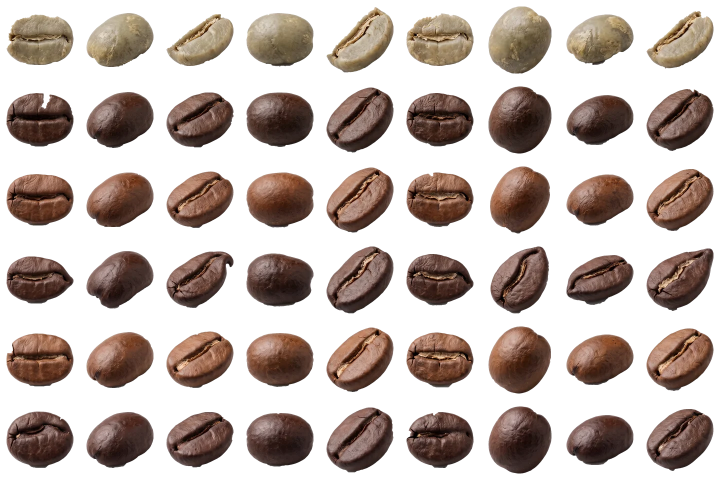
#> input picture site/assets/img/beans.webp, 1440 x 960 px, given in place of nhan-xanh.png, which was not available (shown at 1/2 size)
$ python encode.py
#> lines starting #> are read from the running program, lines starting #| are printed output that depends on the picture; after the words box and inside, x2 and y2 are one past the last pixel; in counts of white or black regions, pixels touching at a corner belong together
#> in bean_atlas, `atlas = Image.new('RGBA', (cell * 9, cell * len(sets)), (0, 0, 0, 0))`: atlas: PIL image 1440x960 RGBA; every value is 0
"""MỘT GIỌT: work/ + inbox/ -> assets/img/*.webp

- beans.webp     atlas, 6 rows (green, robusta, arabica, excelsa, catimor, culi) x 9 beans, 160 px cells
- fly-*.webp     single cut-out pieces that float in the ĐẤT / NƯỚC chapters (cherries, leaves, ice)
- <name>.webp    single cut-outs (phin, goi-xe, ly-sua-da, nam-dam, nam-vua), plus -m for phones
- full-bleed photos are cropped so the Gemini corner mark is cut away (healing left smudges)
usage: python -I tools/encode.py   (run from the build folder)
"""
import json
import os
import numpy as np
from PIL import Image, ImageFilter
from scipy import ndimage

ROOT = os.path.dirname(os.path.dirname(os.path.abspath(__file__)))
CUT, INBOX, OUT = (os.path.join(ROOT, p) for p in ('work/cut', 'inbox', 'assets/img'))
os.makedirs(OUT, exist_ok=True)
report = []


# [10 lines left out: function save, not called in this run]


def components(rgba, n=None, min_frac=0.0015):
    """Split a cut-out into its separate pieces (largest first), dropping specks and the corner mark."""
#> called with n = 9, min_frac = 0.0015
    a = np.asarray(rgba.getchannel('A')) > 100
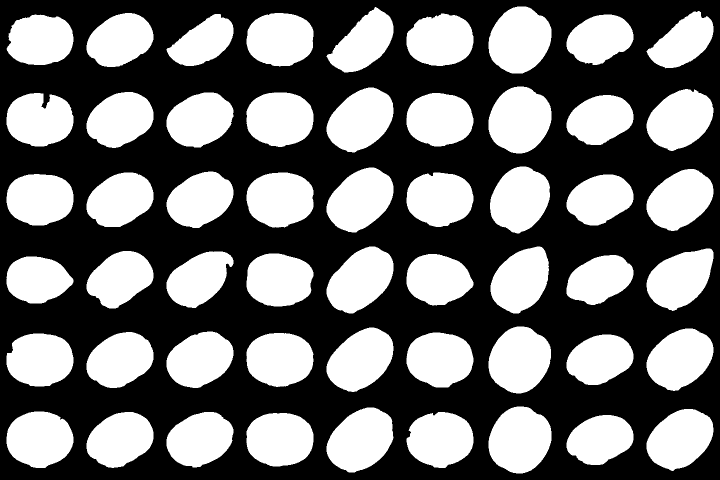
#> a: shape (960, 1440) bool (shown at 1/2 size); 43.5% white; 54 white regions, largest, box (x1, y1, x2, y2) and area: (977, 173, 1103, 307) 12915, (977, 813, 1103, 947) 12886, (977, 13, 1103, 147) 12827
    lab, k = ndimage.label(ndimage.binary_closing(a, iterations=2))
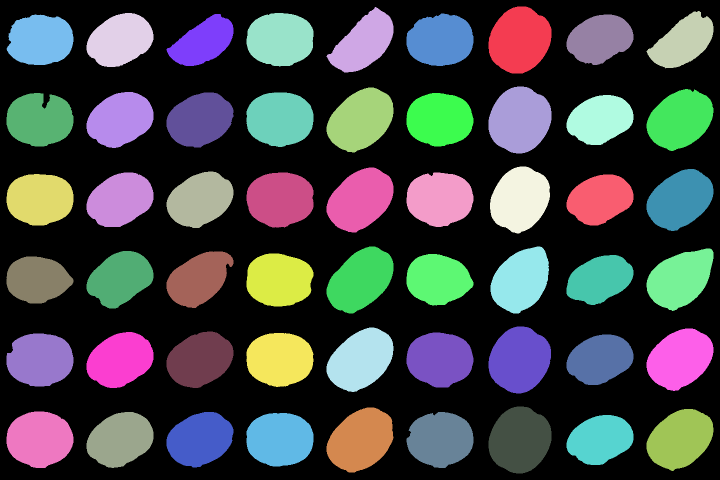
#> lab: shape (960, 1440) int32 (shown at 1/2 size); 55 distinct labels, from 0 to 54; one colour per label, 0 black
#> k = 54
    H, W = a.shape
#> H = 960; W = 1440
    pieces = []
    for i, sl in enumerate(ndimage.find_objects(lab), 1):
        area = int((lab[sl] == i).sum())
        if area < min_frac * W * H:
            continue
        cy, cx = (sl[0].start + sl[0].stop) / 2, (sl[1].start + sl[1].stop) / 2
        if cx > W * 0.85 and cy > H * 0.82 and area < 0.01 * W * H:
            continue  # the ✦ in the corner
        m = (lab[sl] == i)
        piece = np.asarray(rgba)[sl].copy(); piece[..., 3] = (piece[..., 3] * m).astype(np.uint8)
        pieces.append((area, cy, cx, Image.fromarray(piece, 'RGBA')))
#> this loop made 54 passes
#> (area, cy, cx) on passes 1 to 12: (12827, 80, 1040), (9926, 79.5, 720), (8993, 79.5, 1360), (10522, 80, 240), (11620, 79.5, 560), (11117, 79.5, 880), (8420, 80, 400), (10803, 79.5, 80), (9754, 79.5, 1200), (12917, 240, 1040), (12206, 240, 720), (11799, 240, 1360)
#> pass 1, in components, `m = (lab[sl] == i)`:
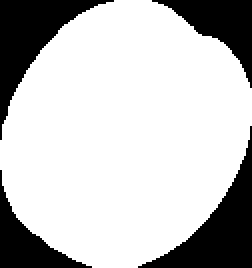
#> m: shape (134, 126) bool (shown 2 times larger); 76% white; 4 black regions, box (x1, y1, x2, y2) and area: (69, 63, 126, 134) 1299, (0, 0, 57, 70) 1232, (76, 0, 126, 44) 833, (0, 85, 46, 134) 693
#> pass 1, in components, `piece = np.asarray(rgba)[sl].copy()`:
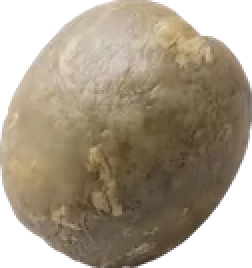
#> piece: shape (134, 126, 4) (shown 2 times larger); mean R, G, B, A 120.4, 108.2, 89.3, 193.2; transparent parts drawn white
#> after the loop:
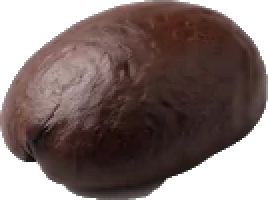
#> piece: shape (100, 134, 4) (shown 2 times larger); mean R, G, B, A 69.4, 52.6, 49.8, 186.1; transparent parts drawn white
#> after the loop, pieces = 53 items
    pieces.sort(key=lambda t: -t[0])
    return pieces[:n] if n else pieces


def fit(im, cell, pad=0.08):
    s = cell * (1 - 2 * pad) / max(im.size)
    im = im.resize((max(1, round(im.width * s)), max(1, round(im.height * s))), Image.LANCZOS)
    c = Image.new('RGBA', (cell, cell), (0, 0, 0, 0)); c.alpha_composite(im, ((cell - im.width) // 2, (cell - im.height) // 2))
    return c


def bean_atlas():
    sets = ['nhan-xanh', 'robusta', 'arabica', 'excelsa', 'catimor', 'culi']
    cell = 160
    atlas = Image.new('RGBA', (cell * 9, cell * len(sets)), (0, 0, 0, 0))
    for r, s in enumerate(sets):
        ps = components(Image.open(os.path.join(CUT, s + '.png')).convert('RGBA'), 9)
        assert len(ps) == 9, (s, len(ps))
        ps.sort(key=lambda t: (round(t[1] / 300), t[2]))  # reading order
        for c, (_, _, _, im) in enumerate(ps):
            atlas.alpha_composite(fit(im, cell), (c * cell, r * cell))
#> this loop made 9 passes
#> pass 3, in fit (call 3), `im = im.resize((max(1, round(im.width * s)), max(1, round(im.height * ..`:
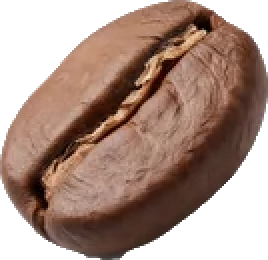
#> im: PIL image 134x130 RGBA (shown 2 times larger); mean R, G, B, A 103.2, 76.8, 65, 176.4; transparent parts drawn white
#> after the loop:
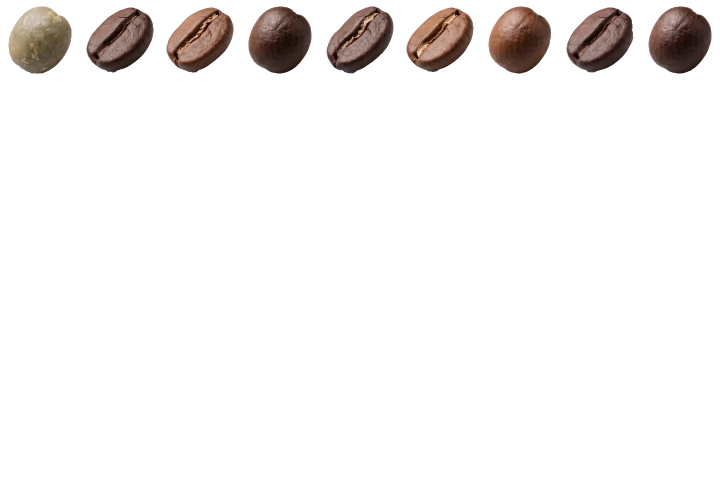
#> atlas: PIL image 1440x960 RGBA (shown at 1/2 size); mean R, G, B, A 9.2, 6.9, 6, 20.6; transparent parts drawn white
#> pass 2 of the loop in bean_atlas, `for r, s in enumerate(sets):`:
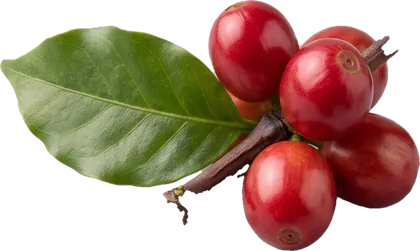
#> input picture site/assets/img/fly-cherry-0.webp, 420 x 251 px, given in place of robusta.png, which was not available
#> in components (call 2), `a = np.asarray(rgba.getchannel('A')) > 100`:
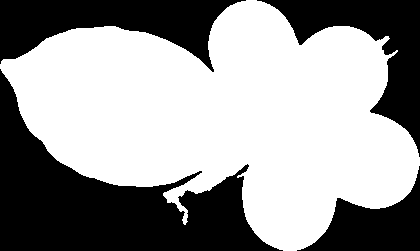
#> a: shape (251, 420) bool; 60.1% white; 4 black regions, box (x1, y1, x2, y2) and area: (0, 69, 283, 251) 20599, (0, 0, 246, 72) 8797, (257, 0, 420, 157) 7973, (297, 166, 420, 251) 4707
#> lab: shape (251, 420) int32; values 0 (black) and 1 (white), 60.1% white; 2 black regions, box (x1, y1, x2, y2) and area: (0, 0, 420, 251) 42053, (237, 165, 248, 175) 48
#> k = 1
#> the loop in components (call 2), `for i, sl in enumerate(ndimage.find_objects(lab), 1):` made 1 pass
#> (i, area, cy, cx) on pass 1: (1, 63319, 125.5, 210)
#> after the loop in components (call 2), `for i, sl in enumerate(ndimage.find_objects(lab), 1):`:
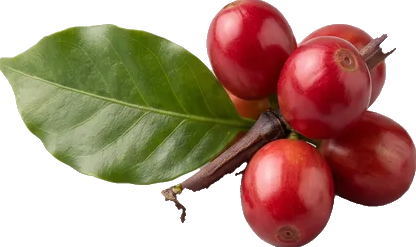
#> piece: shape (247, 416, 4); mean R, G, B, A 88.9, 60.2, 43.1, 156.1; transparent parts drawn white
#> after the loop in components (call 2), `for i, sl in enumerate(ndimage.find_objects(lab), 1):`: pieces = 1 item
    save(atlas, 'beans', q=86)
    json.dump({'cell': cell, 'cols': 9, 'rows': sets}, open(os.path.join(ROOT, 'assets', 'beans.json'), 'w'), indent=1)


# [58 lines left out: functions backdrop_cut, flyers, singles, full_bleed, not called in this run]


if __name__ == '__main__':
#> (the run stopped early here; a loop or call above may not have finished)
